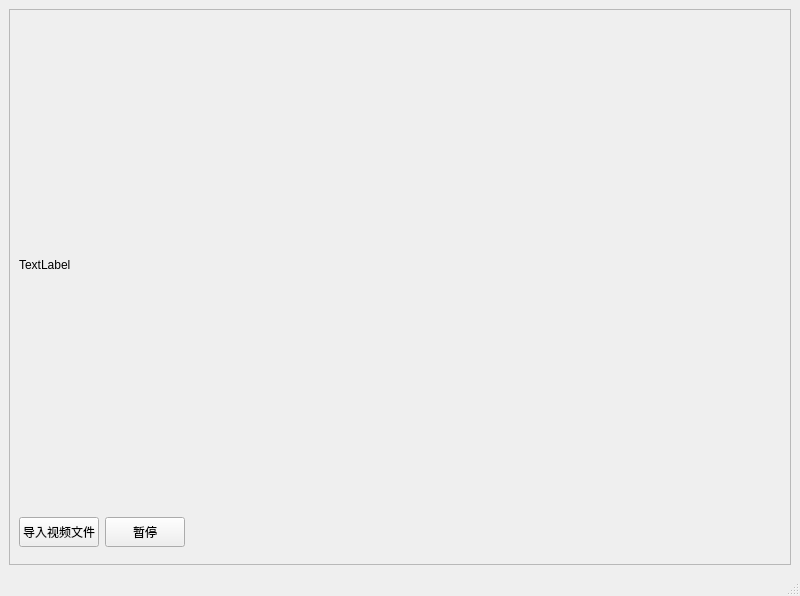
<?xml version="1.0" encoding="UTF-8"?>
<ui version="4.0">
 <class>MainWindow</class>
 <widget class="QMainWindow" name="MainWindow">
  <property name="geometry">
   <rect>
    <x>0</x>
    <y>0</y>
    <width>800</width>
    <height>596</height>
   </rect>
  </property>
  <property name="windowTitle">
   <string>MainWindow</string>
  </property>
  <widget class="QWidget" name="centralwidget">
   <layout class="QGridLayout" name="gridLayout">
    <item row="0" column="0">
     <widget class="QFrame" name="frame">
      <property name="frameShape">
       <enum>QFrame::StyledPanel</enum>
      </property>
      <property name="frameShadow">
       <enum>QFrame::Raised</enum>
      </property>
      <layout class="QGridLayout" name="gridLayout_2">
       <item row="1" column="0">
        <widget class="QPushButton" name="btn_input">
         <property name="minimumSize">
          <size>
           <width>80</width>
           <height>30</height>
          </size>
         </property>
         <property name="maximumSize">
          <size>
           <width>80</width>
           <height>30</height>
          </size>
         </property>
         <property name="text">
          <string>导入视频文件</string>
         </property>
        </widget>
       </item>
       <item row="0" column="0" colspan="3">
        <widget class="QLabel" name="label_video">
         <property name="minimumSize">
          <size>
           <width>760</width>
           <height>480</height>
          </size>
         </property>
         <property name="maximumSize">
          <size>
           <width>760</width>
           <height>480</height>
          </size>
         </property>
         <property name="text">
          <string>TextLabel</string>
         </property>
        </widget>
       </item>
       <item row="1" column="1">
        <widget class="QPushButton" name="btn_pause">
         <property name="minimumSize">
          <size>
           <width>80</width>
           <height>30</height>
          </size>
         </property>
         <property name="maximumSize">
          <size>
           <width>80</width>
           <height>30</height>
          </size>
         </property>
         <property name="text">
          <string>暂停</string>
         </property>
        </widget>
       </item>
      </layout>
     </widget>
    </item>
   </layout>
  </widget>
  <widget class="QMenuBar" name="menubar">
   <property name="geometry">
    <rect>
     <x>0</x>
     <y>0</y>
     <width>800</width>
     <height>22</height>
    </rect>
   </property>
  </widget>
  <widget class="QStatusBar" name="statusbar"/>
 </widget>
 <resources/>
 <connections/>
</ui>
